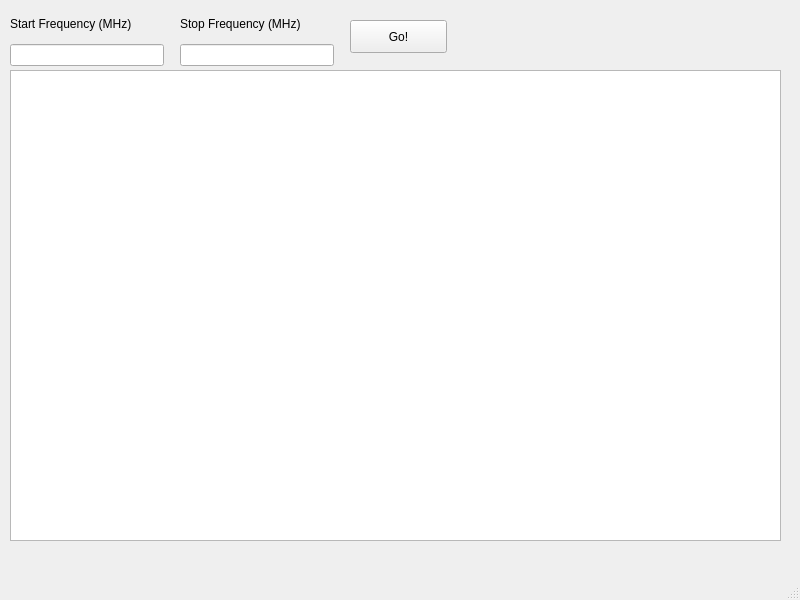
<?xml version="1.0" encoding="UTF-8"?>
<ui version="4.0">
 <class>MainWindow</class>
 <widget class="QMainWindow" name="MainWindow">
  <property name="geometry">
   <rect>
    <x>0</x>
    <y>0</y>
    <width>800</width>
    <height>600</height>
   </rect>
  </property>
  <property name="windowTitle">
   <string>Spectrum Indicator</string>
  </property>
  <widget class="QWidget" name="centralwidget">
   <widget class="QWidget" name="layoutWidget">
    <property name="geometry">
     <rect>
      <x>10</x>
      <y>10</y>
      <width>154</width>
      <height>56</height>
     </rect>
    </property>
    <layout class="QVBoxLayout" name="verticalLayout">
     <item>
      <widget class="QLabel" name="label_2">
       <property name="text">
        <string>Start Frequency (MHz)</string>
       </property>
      </widget>
     </item>
     <item>
      <widget class="QLineEdit" name="lineEdit_2"/>
     </item>
    </layout>
   </widget>
   <widget class="QWidget" name="layoutWidget">
    <property name="geometry">
     <rect>
      <x>180</x>
      <y>10</y>
      <width>154</width>
      <height>56</height>
     </rect>
    </property>
    <layout class="QVBoxLayout" name="verticalLayout_2">
     <item>
      <widget class="QLabel" name="label">
       <property name="text">
        <string>Stop Frequency (MHz)</string>
       </property>
      </widget>
     </item>
     <item>
      <widget class="QLineEdit" name="lineEdit"/>
     </item>
    </layout>
   </widget>
   <widget class="QGraphicsView" name="graphicsView">
    <property name="geometry">
     <rect>
      <x>10</x>
      <y>70</y>
      <width>771</width>
      <height>471</height>
     </rect>
    </property>
   </widget>
   <widget class="QPushButton" name="pushButton">
    <property name="geometry">
     <rect>
      <x>350</x>
      <y>20</y>
      <width>97</width>
      <height>33</height>
     </rect>
    </property>
    <property name="text">
     <string>Go!</string>
    </property>
   </widget>
  </widget>
  <widget class="QMenuBar" name="menubar">
   <property name="geometry">
    <rect>
     <x>0</x>
     <y>0</y>
     <width>800</width>
     <height>29</height>
    </rect>
   </property>
  </widget>
  <widget class="QStatusBar" name="statusbar"/>
 </widget>
 <resources/>
 <connections/>
</ui>
